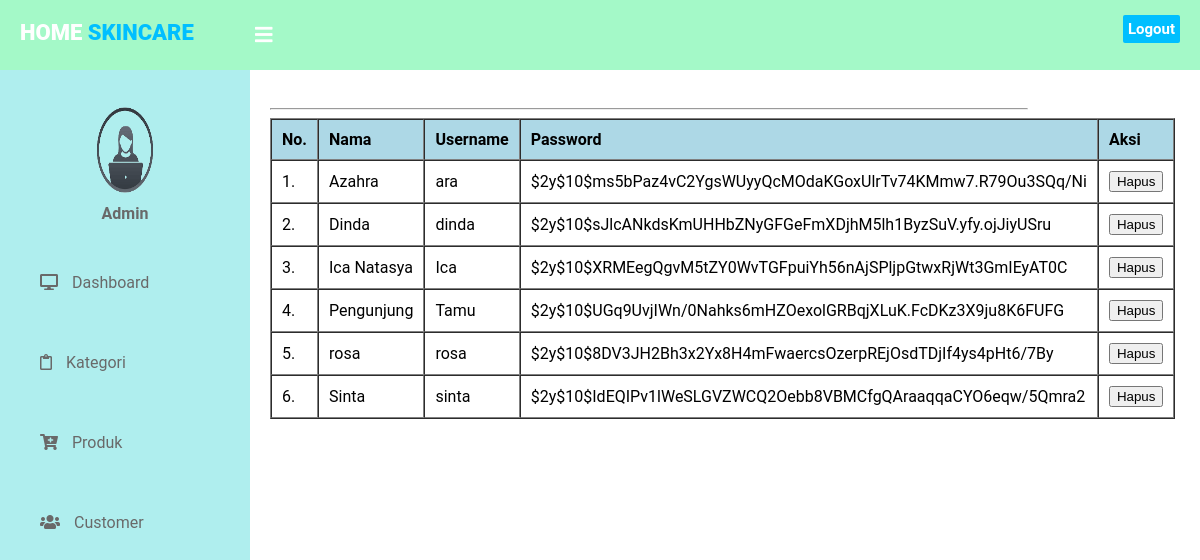
Page /admin/?page=customer (signed in) on the committed database.
### tables this page shows
CREATE TABLE `users` (
  `user_id` int(11) NOT NULL,
  `username` varchar(10) NOT NULL,
  `password` text NOT NULL,
  `nama` varchar(20) NOT NULL,
  `role` int(1) NOT NULL
);

### admin/pages/customer.php (the view, shortened to what this page needs)
<hr>
<table border="1" cellspacing="0" cellpadding="10">
    <thead style="background-color: #ADD8E6;">
        <tr>
            <th>No.</th>
            <th>Nama</th>
            <th>Username</th>
            <th>Password</th>
            <th>Aksi</th>
        </tr>
    </thead>
    <tbody>
        <?php
        $no = 0;
        $sql = "SELECT * FROM users WHERE role = 0 ORDER BY nama ASC ";
        $result = $con_object->query($sql);
        if ($result->num_rows > 0) {
            while ($row = $result->fetch_assoc()) {
        ?>
                <tr>
                    <td><?php echo ++$no; ?>.</td>
                    <td><?php echo $row['nama']; ?></td>
                    <td><?php echo $row['username']; ?></td>
                    <td><?php echo $row['password']; ?></td>
                    <td>
                        <form method="POST" style="display: inline;">
                            <button type="submit" name="btn-hapus">
                                Hapus
                            </button>
                        </form>
                    </td>
                </tr>
        <?php
            }
        } else {
            echo "<tr><td colspan='3'>Data Tidak Ada</td></tr>";
        }
        ?>
    </tbody>
</table>

### admin/css/style.css (style rules this page uses)
body { margin: auto; padding: 0; font-family: "Roboto", sans-serif; }

### rows in the picture
users: nama "Azahra", username "ara", password "$2y$10$ms5bPaz4vC2YgsWUyyQcMOdaKGoxUlrTv74KMmw7.R79Ou3SQq/Ni"
users: nama "Dinda", username "dinda", password "$2y$10$sJlcANkdsKmUHHbZNyGFGeFmXDjhM5lh1ByzSuV.yfy.ojJiyUSru"
users: nama "Ica Natasya", username "Ica", password "$2y$10$XRMEegQgvM5tZY0WvTGFpuiYh56nAjSPljpGtwxRjWt3GmIEyAT0C"
users: nama "Pengunjung", username "Tamu", password "$2y$10$UGq9UvjIWn/0Nahks6mHZOexolGRBqjXLuK.FcDKz3X9ju8K6FUFG"
users: nama "rosa", username "rosa", password "$2y$10$8DV3JH2Bh3x2Yx8H4mFwaercsOzerpREjOsdTDjIf4ys4pHt6/7By"
users: nama "Sinta", username "sinta", password "$2y$10$IdEQIPv1lWeSLGVZWCQ2Oebb8VBMCfgQAraaqqaCYO6eqw/5Qmra2"
